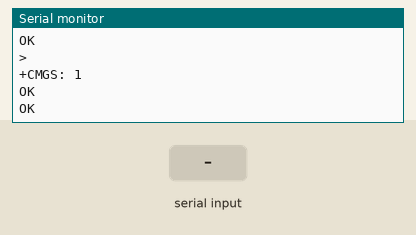
Simulated run of this sketch. Board: Arduino Uno, built with avr-gcc and run on an emulated ATmega328P. Parts: the last lines printed to the serial monitor. Inputs (shaded band) come from the test bench. The modem accepts every AT command (registered, SIM ready, sends succeed) and sends nothing else.

Above: at 1.6 s.
1.7 s: "1" received over Serial
At 2.1 s:
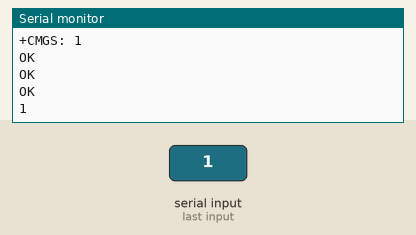
3.2 s: "0" received over the second serial link
4.7 s: "2" received over Serial
At 6.0 s:
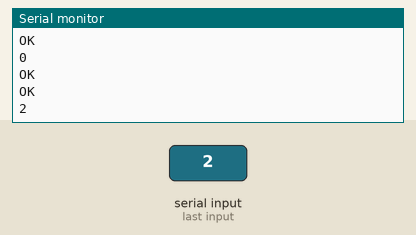

Measured:
- after the input at 1.7 s, the serial monitor: prints a new line at once (image 1)
- after the input at 4.7 s, the serial monitor: prints a new line after 0.38 s (image 2)

The sketch:

remote-receiver.ino
```cpp
#define TINY_GSM_MODEM_SIM800
#include <SoftwareSerial.h>

// Define the RX and TX pins for the SIM800L module
SoftwareSerial sim800L(10, 11);  // RX, TX

void setup() {
  // Start the serial communication with the SIM800L and the Serial Monitor
  Serial.begin(9600);
  sim800L.begin(9600);

  // Set the SIM800L to text mode
  setTextMode();

  // Example: Send an SMS
  sendSMS("+989354415015", "Sim800L started.");
}

void loop() {
  // Example: Read received SMS
  readSMS();

  delay(1000);  // Wait for 30 seconds before next operation
}

// Method to set the SIM800L to text mode
void setTextMode() {
  sim800L.println("AT+CMGF=1");  // Set text mode
  delay(100);
  readResponse();
}

// Method to send an SMS
void sendSMS(const char* phoneNumber, const char* message) {
  sim800L.print("AT+CMGS=\"");
  sim800L.print(phoneNumber);
  sim800L.println("\"");
  delay(100);

  // Send the message
  sim800L.println(message);
  delay(100);
  sim800L.write(26);  // Send Ctrl+Z
  delay(100);
  readResponse();
}

// Method to read received SMS
void readSMS() {
  sim800L.println("AT+CMGL=\"REC UNREAD\"");  // Read all unread SMS
  delay(100);
  readResponse();
}

// Method to read the response from SIM800L
void readResponse() {
  while (sim800L.available()) {
    Serial.write(sim800L.read());  // Print response to Serial Monitor
  }
  while (Serial.available()) {
    Serial.write(Serial.read());  // Echo Serial Monitor input
  }
}
```
